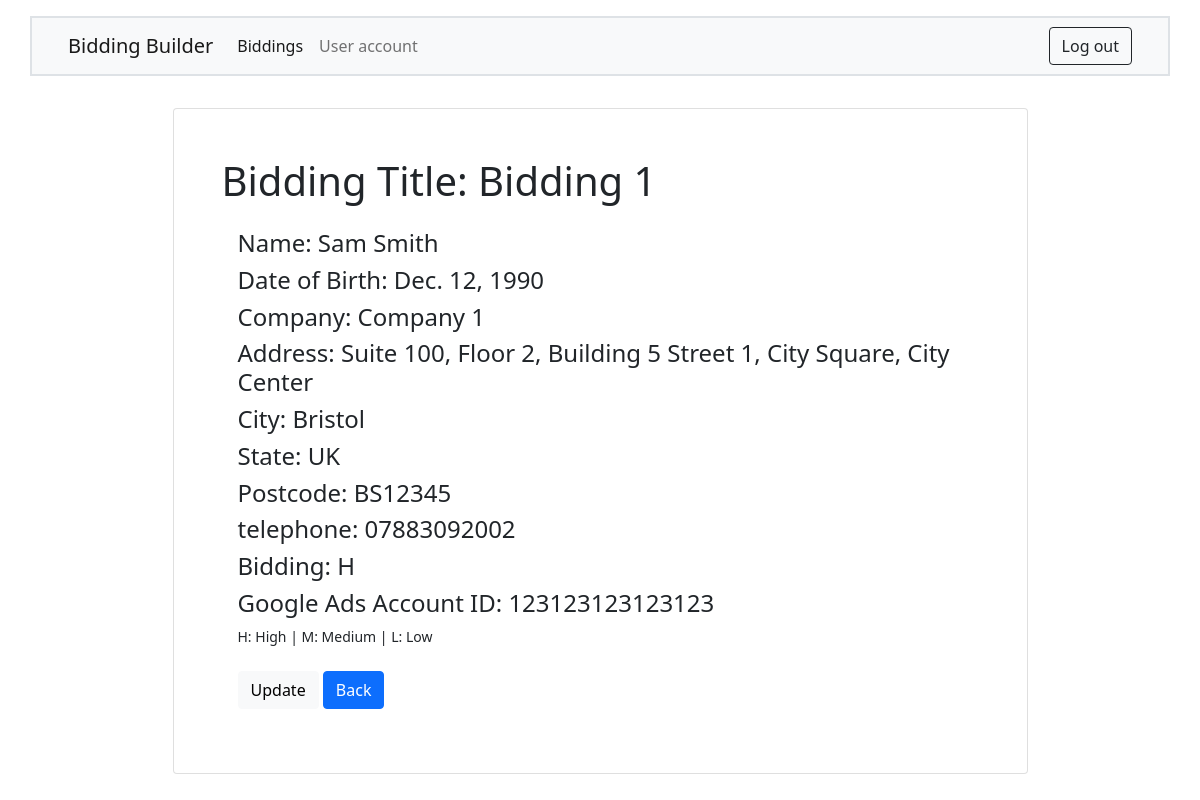
/biddings/view/6 (signed in), run on the app's committed database.
### bidding/models.py (models this page shows, shortened)
class Bidding(models.Model):
    BIDDING_OPTIONS = [
        ('H', 'HIGH'),
        ('M', 'MEDIUM'),
        ('L', 'LOW'),
    ]
    title = models.CharField(max_length=50,unique=True  )
    first_name= models.CharField(max_length=20)
    surname= models.CharField(max_length=20)
    dob=models.DateField(auto_now=False, auto_now_add=False)
    company_name=models.CharField(max_length=50)
    address_1=models.CharField(max_length=50)
    address_2=models.CharField(max_length=50)
    city = models.CharField(max_length=50)
    state= models.CharField(max_length=50)
    postcode =models.CharField(max_length=20)
    telephone = models.CharField(max_length=50)
    bidding = models.CharField(max_length=10, choices=BIDDING_OPTIONS)
    google_ads_account_id = models.CharField(max_length=50)
    user = models.ForeignKey('auth.User', on_delete=models.CASCADE,)
    class Meta:
        verbose_name = "Bidding"
        verbose_name_plural = "Biddings"

### bidding/views.py (the view)
# urls.py: path('view/<int:bidding_id>', bidding_view, name="bidding_view"),
@login_required
def bidding_view(request, bidding_id):
    try:
        bidding = Bidding.objects.filter(
            user=request.user).get(id=bidding_id)
    except Bidding.DoesNotExist:
        raise Http404
    return render(request, 'bidding/bidding_view.html', {
        'bidding': bidding,
    })

### bidding/templates/bidding/bidding_view.html (shortened to what this page needs)
{% extends "base_logged_in.html" %}
 {% block content %}
         <div class="row d-flex justify-content-center">
			            <div class="card my-3 w-75 p-5">
               <h1 class="card-title">
					Bidding Title: {{ bidding.title }}
				</h1>
               <div class="card-body">
					  <div class="row ">
				   <h4>
					Name: {{ bidding.first_name }} {{ bidding.surname }}
				   </h4>
				   <h4>
					Date of Birth: {{ bidding.dob }}
				   </h4>
				   <h4>
					Company: {{ bidding.company_name }}
				   </h4>
				   <h4>
					Address: {{ bidding.address_1 }} {{ bidding.address_2 }}
				   </h4>
				   <h4>
					City: {{ bidding.city }}
				   </h4>
				   <h4>
					State: {{ bidding.state }}
				   </h4>
				   <h4>
					Postcode: {{ bidding.postcode }}
				   </h4>
				   <h4>
					telephone: {{ bidding.telephone }}
				   </h4>
				   <h4>
					Bidding: {{ bidding.bidding }}
				   </h4>
				   <h4>
					Google Ads Account ID: {{ bidding.google_ads_account_id }}
				   </h4>
				      <small>H: High | M: Medium | L: Low</small>
					</div>
					  <div class="row mt-4">
						  <div class="col">
							  <a class="btn btn-light" href="{% url "bidding_edit" bidding.id %}">Update</a>
							  <a class="btn btn-primary" href="{% url "biddings" %}">Back</a>
							</div>
				</div>
			</div>
		</div>
</div>
{% endblock %}

### bidding/templates/base_logged_in.html (shortened to what this page needs)
{% extends "base.html" %}
{% load static %}
{% block body %}
  <div class="container">
   <div class="row">
            <nav class="navbar navbar-expand-lg navbar-light bg-light my-3 border border-2">
               <div class="container-fluid">
                  <a class="navbar-brand" href="{% url "home" %}">Bidding Builder</a>
                  <div class="collapse navbar-collapse  justify-content-between" id="navbarNav">
                     <ul class=" navbar-nav">
                        <li class="nav-item" {% if url == "biddings" in request.path %}class="active"{% endif %}>
                        <a class="nav-link active" href="{% url "biddings" %}">Biddings</a>
                        </li>
                        <li class="nav-item" role="presentation" {% if url == "account" in request.path %}class="active"{% endif %}>
                        <a class="nav-link" href="{% url "account" %}">User account</a>
                        </li>
                     </ul>
                     <a class="btn btn-outline-dark" id="logout-button" href="{% url "logout" %}" type="submit">Log out</a>
                  </div>
               </div>
            </nav>
         </div>
    {% block content %}{% endblock %}
  </div>
{% endblock %}

### bidding/templates/base.html (shortened to what this page needs)
{% load static %}
<!DOCTYPE html>
<html>
   <head>
      <link
         href="https://cdn.jsdelivr.net/npm/bootstrap@5.1.3/dist/css/bootstrap.min.css"
         rel="stylesheet"
         />
</head>
<body>
  {% block body %}{% endblock %}
</body>
</html>

### data on the page
Bidding: title "Bidding 1", first_name "Sam", surname "Smith", dob "Dec. 12, 1990", company_name "Company 1", address_1 "Suite 100, Floor 2, Building 5", address_2 "Street 1, City Square, City Center", city "Bristol", state "UK", postcode "BS12345", telephone "07883092002", bidding "H", google_ads_account_id "123123123123123"
